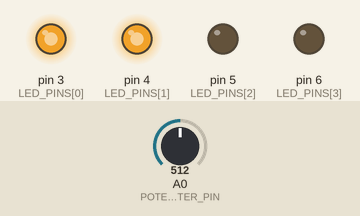
Bench run of a program on a simulated Arduino Uno, built with avr-gcc and run on an emulated ATmega328P. On the bench: output pins drawn as LEDs (lit = HIGH). Inputs (shaded band) come from the test bench; at power-on: A0 (POTENTIOMETER_PIN) = 512.

Above: at 1.2 s.
1.3 s: A0 (POTENTIOMETER_PIN) set to 522
At 1.8 s:
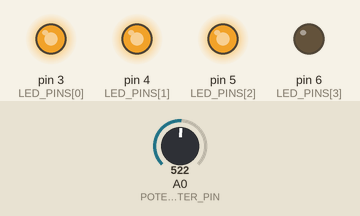
2.8 s: A0 (POTENTIOMETER_PIN) set to 754
4.3 s: A0 (POTENTIOMETER_PIN) set to 777
At 5.3 s:
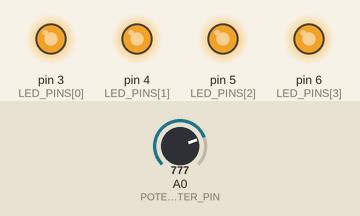
5.8 s: A0 (POTENTIOMETER_PIN) set to 246
At 7.2 s:
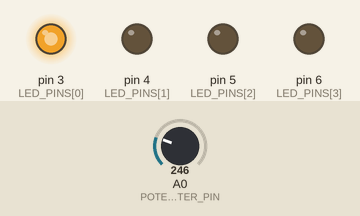
Timing chart, 0 to 8.3 s (numbered marks = the images above; inputs shaded):
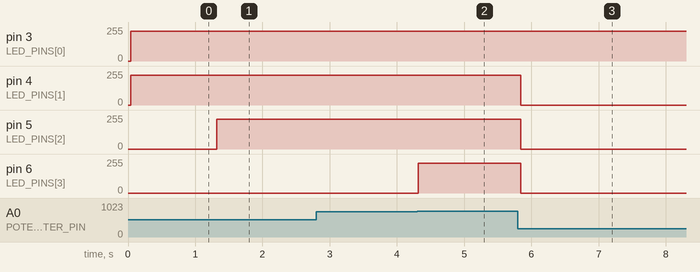

The program:

main.cpp
```cpp
#include "HardwareSerial.h"
#include <Arduino.h>

const int LED_PINS[] = {3, 4, 5, 6};
const int LED_PINS_SIZE = 4;

#define POTENTIOMETER_PIN A0

void setup() {
    Serial.begin(9600);

    for (int i = 0; i < LED_PINS_SIZE; i++) {
        pinMode(LED_PINS[i], OUTPUT);
    }
    pinMode(POTENTIOMETER_PIN, INPUT);
}

void loop() {
    int potentiometerValue = analogRead(POTENTIOMETER_PIN);

    for (int i = 0; i < LED_PINS_SIZE; i++) {
        digitalWrite(LED_PINS[i], LOW);
    }

    if (potentiometerValue <= 256) {
        digitalWrite(LED_PINS[0], HIGH);
    } else if (potentiometerValue <= 512) {
        digitalWrite(LED_PINS[0], HIGH);
        digitalWrite(LED_PINS[1], HIGH);
    } else if (potentiometerValue <= 768) {
        digitalWrite(LED_PINS[0], HIGH);
        digitalWrite(LED_PINS[1], HIGH);
        digitalWrite(LED_PINS[2], HIGH);
    } else {
        digitalWrite(LED_PINS[0], HIGH);
        digitalWrite(LED_PINS[1], HIGH);
        digitalWrite(LED_PINS[2], HIGH);
        digitalWrite(LED_PINS[3], HIGH);
    }
}
```

Measured:
- the behaviour switches between 512 and 513 on A0 (POTENTIOMETER_PIN) (found by bisection; images 0 and 1)
- the behaviour switches between 768 and 769 on A0 (POTENTIOMETER_PIN) (found by bisection; images 1 and 2)
- after the input at 1.3 s, pin 5 (LED_PINS[2]): 0/255 → 223/255 at once
- after the input at 2.8 s, every drawn part: stays the same
- after the input at 4.3 s, pin 6 (LED_PINS[3]): 0/255 → 224/255 at once
- after the input at 5.8 s, pin 4 (LED_PINS[1]), pin 5 (LED_PINS[2]): 223/255 → 0/255 at once; pin 6 (LED_PINS[3]): 224/255 → 0/255 at once
